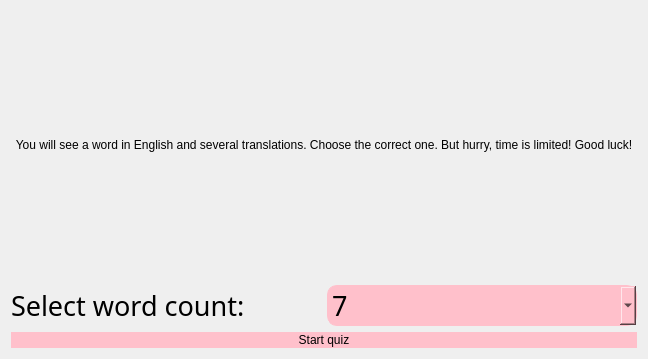
<?xml version="1.0" encoding="UTF-8"?>
<ui version="4.0">
 <class>StartQuizWidget</class>
 <widget class="QWidget" name="StartQuizWidget">
  <property name="geometry">
   <rect>
    <x>0</x>
    <y>0</y>
    <width>648</width>
    <height>359</height>
   </rect>
  </property>
  <property name="windowTitle">
   <string>Form</string>
  </property>
  <layout class="QGridLayout" name="gridLayout">
   <item row="0" column="0" colspan="2">
    <widget class="QLabel" name="instructionLabel">
     <property name="whatsThis">
      <string>&lt;html&gt;&lt;head/&gt;&lt;body&gt;&lt;p&gt;You will see a word in English and several translations.&lt;/p&gt;&lt;p&gt;Choose the correct one. &lt;/p&gt;&lt;p&gt;But hurry, time is limited!&lt;/p&gt;&lt;/body&gt;&lt;/html&gt;</string>
     </property>
     <property name="styleSheet">
      <string notr="true">font: 24pt &quot;YuGothic&quot;;</string>
     </property>
     <property name="text">
      <string>You will see a word in English and several translations. Choose the correct one. But hurry, time is limited! Good luck!</string>
     </property>
     <property name="alignment">
      <set>Qt::AlignCenter</set>
     </property>
     <property name="wordWrap">
      <bool>true</bool>
     </property>
    </widget>
   </item>
   <item row="1" column="0">
    <widget class="QLabel" name="label">
     <property name="font">
      <font>
       <family>YuGothic</family>
       <pointsize>20</pointsize>
       <italic>false</italic>
       <bold>false</bold>
      </font>
     </property>
     <property name="styleSheet">
      <string notr="true">font: 20pt &quot;YuGothic&quot;;</string>
     </property>
     <property name="text">
      <string>Select word count:</string>
     </property>
    </widget>
   </item>
   <item row="1" column="1">
    <widget class="QComboBox" name="comboBox">
     <property name="font">
      <font>
       <family>PT Mono</family>
       <pointsize>20</pointsize>
       <italic>false</italic>
       <bold>false</bold>
      </font>
     </property>
     <property name="styleSheet">
      <string notr="true">border: 1px solid pink;
background-color: pink;
font: 20pt;
border-radius: 10;
</string>
     </property>
     <item>
      <property name="text">
       <string>7</string>
      </property>
     </item>
     <item>
      <property name="text">
       <string>10</string>
      </property>
     </item>
     <item>
      <property name="text">
       <string>15</string>
      </property>
     </item>
    </widget>
   </item>
   <item row="2" column="0" colspan="2">
    <widget class="QPushButton" name="startQuizButton">
     <property name="styleSheet">
      <string notr="true">font: 24pt &quot;YuGothic&quot;;
border-radius: 10;
border: 1px solid pink;
background-color: pink;</string>
     </property>
     <property name="text">
      <string>Start quiz</string>
     </property>
    </widget>
   </item>
  </layout>
 </widget>
 <resources/>
 <connections/>
</ui>
